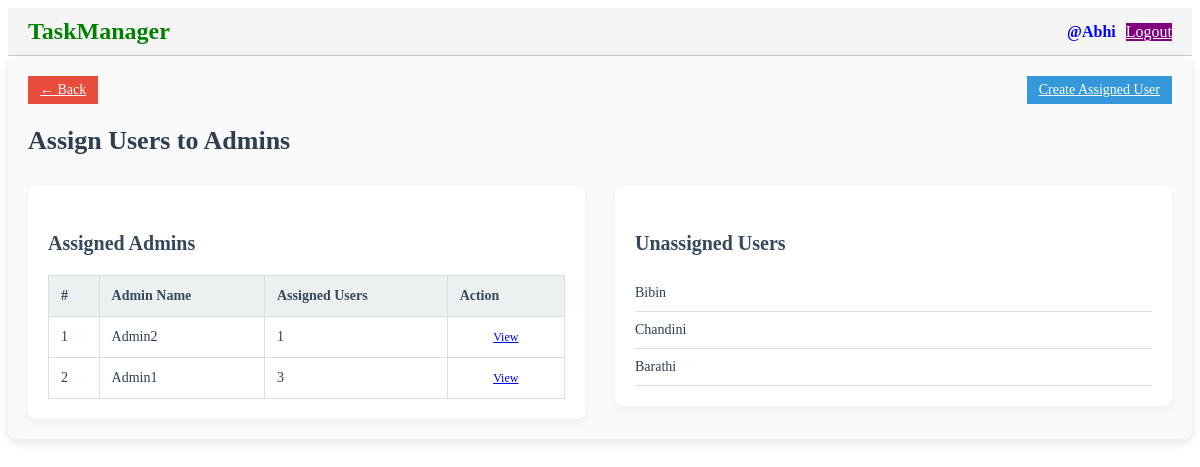
The app's page /assign-user/ (signed in) with its own data.
### taskmanager/models.py (models this page shows, shortened)
class CustomUser(AbstractBaseUser,PermissionsMixin):
    id = models.UUIDField(primary_key=True, default=uuid.uuid4, editable=False)
    username = models.CharField(max_length=30, unique=True, null=False, blank=False)
    password = models.CharField(max_length=30, null=False)
    role = models.CharField(max_length=30, choices=Role.choices, default=Role.USER)
    is_active = models.BooleanField(default=True)
    is_staff = models.BooleanField(default=False)
    is_superuser=models.BooleanField(default=False)
    USERNAME_FIELD = 'username'
    REQUIRED_FIELDS = []
    objects = CustomUserManager()

### taskmanager/views/task_assign_views.py (the view)
# urls.py: path('assign-user/', assign_user, name='assign_user'),
@login_required
def assign_user(request):
    assigned_admins_data = (
        AssignedUser.objects.values('admin')
        .annotate(count=Count('user'))
    )
    assigned_admins = []
    for item in assigned_admins_data:
        try:
            admin_obj = CustomUser.objects.get(id=item['admin'])
            assigned_admins.append({
                'admin': admin_obj,
                'count': item['count']
            })
        except CustomUser.DoesNotExist:
            continue
    assigned_user_ids = AssignedUser.objects.values_list('user_id', flat=True)
    unassigned_users = CustomUser.objects.filter(role=Role.USER).exclude(id__in=assigned_user_ids)
    return render(request, "assign_user.html", {
        "assigned_admins": assigned_admins,
        "unassigned_users": unassigned_users
    })

### taskmanager/templates/assign_user.html (shortened to what this page needs)
{% extends "base.html" %}
{% load static %}
{% block content %}
<div id="assignUserSection" class="list-section" style="max-width: 1200px; margin: 0 auto; padding: 20px; background-color: #fafafa; border-radius: 8px; box-shadow: 0 4px 10px rgba(0, 0, 0, 0.1);">
  <div class="top-bar" style="display: flex; justify-content: space-between; align-items: center; margin-bottom: 20px;">
    <a href="{% url 'admin_panel' %}" class="mui-btn mui-btn--raised back-btn" style="background-color: #e74c3c; color: white; font-size: 14px; padding: 6px 12px;">
      ← Back
    </a>
    <a href="{% url 'assign_user_create' %}" class="mui-btn mui-btn--raised create-btn" style="background-color: #3498db; color: white; font-size: 14px; padding: 6px 12px;">
      Create Assigned User
    </a>
  </div>
  <h2 style="font-size: 26px; color: #2c3e50; font-weight: bold;">Assign Users to Admins</h2>
  <div class="assign-container" style="display: flex; justify-content: space-between; gap: 30px; margin-top: 30px;">
    <div class="assigned-admins" style="flex: 1;">
      <div class="table-card" style="background-color: #ffffff; padding: 20px; border-radius: 8px; box-shadow: 0 4px 10px rgba(0, 0, 0, 0.05);">
        <h4 style="font-size: 20px; color: #34495e; margin-bottom: 20px;">Assigned Admins</h4>
        <table class="mui-table mui-table--bordered" style="width: 100%; border-collapse: collapse;">
          <thead>
            <tr style="background-color: #ecf0f1; text-align: left; font-size: 14px; color: #34495e;">
              <th style="padding: 12px; border: 1px solid #ddd;">#</th>
              <th style="padding: 12px; border: 1px solid #ddd;">Admin Name</th>
              <th style="padding: 12px; border: 1px solid #ddd;">Assigned Users</th>
              <th style="padding: 12px; border: 1px solid #ddd;">Action</th>
            </tr>
          </thead>
          <tbody>
            {% if assigned_admins %}
              {% for item in assigned_admins %}
              <tr style="background-color: #ffffff; font-size: 14px; color: #2c3e50;">
                <td style="padding: 12px; border: 1px solid #ddd;">{{ forloop.counter }}</td>
                <td style="padding: 12px; border: 1px solid #ddd;">{{ item.admin.username }}</td>
                <td style="padding: 12px; border: 1px solid #ddd;">{{ item.count }}</td>
                <td style="padding: 12px; border: 1px solid #ddd; text-align: center;">
                  <a href="{% url 'assign_user_detail' item.admin.id %}" class="mui-btn mui-btn--small mui-btn--primary" style="font-size: 12px; padding: 6px 12px;">
                    View
                  </a>
                </td>
              </tr>
              {% endfor %}
            {% else %}
              <tr>
                <td colspan="4" class="text-center" style="padding: 20px; text-align: center; font-size: 16px; color: #7f8c8d;">No assignments found.</td>
              </tr>
            {% endif %}
          </tbody>
        </table>
      </div>
    </div>
    <div class="unassigned-users" style="flex: 1;">
      <div class="table-card scrollable" style="background-color: #ffffff; padding: 20px; border-radius: 8px; box-shadow: 0 4px 10px rgba(0, 0, 0, 0.05);">
        <h4 style="font-size: 20px; color: #34495e; margin-bottom: 20px;">Unassigned Users</h4>
        <ul class="user-list" style="list-style-type: none; padding-left: 0; font-size: 14px; color: #2c3e50;">
          {% if unassigned_users %}
            {% for user in unassigned_users %}
              <li style="padding: 10px 0; border-bottom: 1px solid #ddd;">{{ user.username }}</li>
            {% endfor %}
          {% else %}
            <li style="padding: 10px 0; color: #7f8c8d;">No unassigned users available.</li>
          {% endif %}
        </ul>
      </div>
    </div>
  </div>
</div>
{% endblock %}

### taskmanager/templates/base.html (shortened to what this page needs)
{% load static %}
<!DOCTYPE html>
<html lang="en">
<head>
    <link href="{% static 'css/login.css' %}" rel="stylesheet">
    <link href="https://cdn.muicss.com/mui-0.10.3/css/mui.min.css" rel="stylesheet">
    <link href="{% static 'css/style.css' %}" rel="stylesheet">
</head>
<body>
    <div class="top-nav">
        <h2 class="logo">TaskManager</h2>
        {% if request.user.is_authenticated %}
        <div class="user-info">
            <span class="username">@{{ request.user.username }}</span>
            <a href="{% url 'logout' %}" class="mui-btn mui-btn--raised logout-btn">Logout</a>
        </div>
        {% endif %}
    </div>
    {% block content %}{% endblock %}
</body>
</html>

### taskmanager/static/css/style.css (style rules this page uses)
.top-nav { display: flex; justify-content: space-between; align-items: center; padding: 10px 20px; background: #f5f5f5; border-bottom: 1px solid #ccc; }
.logo { color: green; margin: 0; }
.user-info { display: flex; align-items: center; gap: 10px; }
.username { font-weight: bold; color: blue; }
.logout-btn { background-color: purple; color: white; }
.top-bar { display: flex; justify-content: space-between; align-items: center; margin-bottom: 20px; }
.back-btn { background-color: #ecf0f1; color: #34495e; }
.create-btn { background-color: #3498db; color: white; }
.assign-container { display: flex; gap: 30px; flex-wrap: wrap; }
.assigned-admins, .unassigned-users { min-width: 300px; }
.table-card { background: #fafafa; padding: 20px; border-radius: 10px; box-shadow: 0 4px 12px rgba(0, 0, 0, 0.05); }
.scrollable { max-height: 400px; overflow-y: auto; }
.user-list { list-style: none; padding-left: 0; margin: 0; }
.user-list li { padding: 10px; border-bottom: 1px solid #ddd; cursor: pointer; }

### records on screen
CustomUser: user.username "Abhi"
CustomUser: admin.username "Admin2", count "1"
CustomUser: admin.username "Admin1", count "3"
CustomUser: username "Bibin"
CustomUser: username "Chandini"
CustomUser: username "Barathi"
